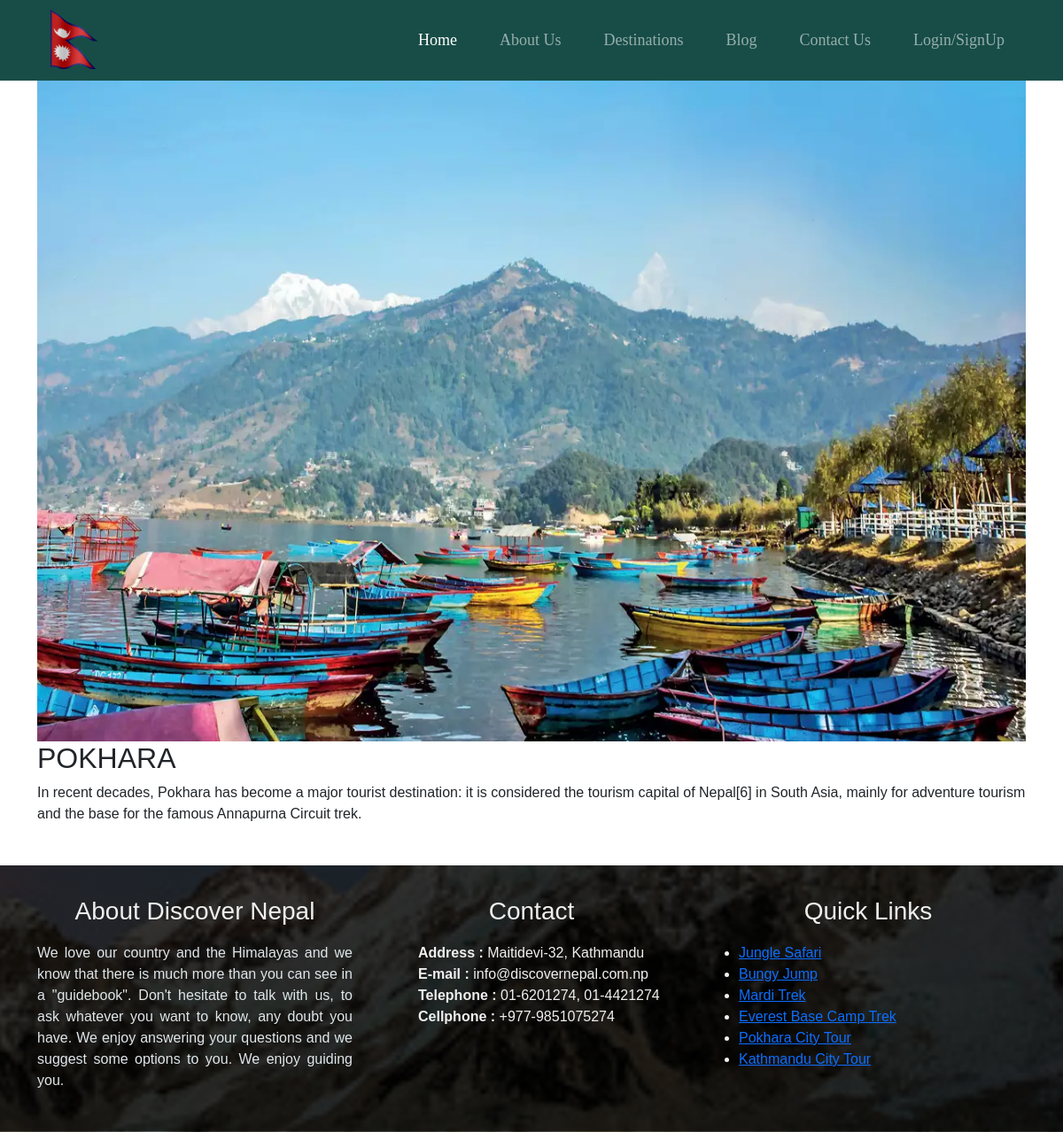
Screenshot of /single-page.php?id=4 with the database file from the repository.
### tables this page shows
CREATE TABLE `tbl_exp_dest` (
  `id` int(11) NOT NULL,
  `title` varchar(255) NOT NULL,
  `images` varchar(255) NOT NULL,
  `short_desc` text NOT NULL,
  `long_desc` text NOT NULL,
  `added_date` datetime NOT NULL DEFAULT current_timestamp(),
  `modified_date` datetime NOT NULL
);

### single-page.php (the view)
<?php $db = mysqli_connect('localhost', 'root', '', 'discover_nepal');?>
<?php include_once 'include/header.php' ?>
        <div class="single-box">
            <div class="container">
                <div class="row">
                <?php
                    if (isset($_GET['id'])){
                            $id = $_GET['id'];
                            $query = "SELECT * FROM tbl_exp_dest WHERE id=".$id;
                            $results = mysqli_query($db, $query);
                            $rowcount=mysqli_num_rows($results);
                            if ($rowcount >= 0) {
                                $row = mysqli_fetch_array($results);
                            }
                            echo
                            '<div class="col-md-12 col-12">
                                <div class="image">
                                    <div class="bg-image.box">
                                        <img src="img/'.$row["images"].'" alt="#" class="img-responsive">
                                    </div>
                                </div>
                                <div class="description">
                                    <h2>'.$row["title"].'  </h2>
                                    <p>
                                    '.nl2br($row["long_desc"]).'
                                    </p>
                                </div>
                            </div>';
                    }
                ?>
                </div>
            </div>
        </div>
<?php include_once 'include/footer.php' ?>

### css/custom.css (style rules this page uses)
html,body { font-family: 'Montserrat', sans-serif; height:100%; width:100%; }
.img-responsive { width:100%; }

### rows the page displays
tbl_exp_dest: images (picture), title "POKHARA", long_desc "In recent decades, Pokhara has become a major tourist destination: it is considered the tourism capital of Nepal[6] in South Asia, mainly for adventure tourism and the base for the famous Annapurna Circuit trek."
